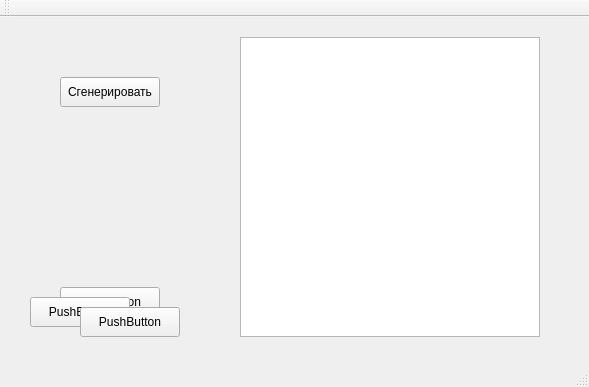
<?xml version="1.0" encoding="UTF-8"?>
<ui version="4.0">
 <class>MainWindow</class>
 <widget class="QMainWindow" name="MainWindow">
  <property name="geometry">
   <rect>
    <x>0</x>
    <y>0</y>
    <width>589</width>
    <height>387</height>
   </rect>
  </property>
  <property name="windowTitle">
   <string>FakePerson</string>
  </property>
  <widget class="QWidget" name="centralWidget">
   <widget class="QTextBrowser" name="textBrowser">
    <property name="geometry">
     <rect>
      <x>240</x>
      <y>20</y>
      <width>300</width>
      <height>300</height>
     </rect>
    </property>
   </widget>
   <widget class="QPushButton" name="pushButton">
    <property name="geometry">
     <rect>
      <x>60</x>
      <y>60</y>
      <width>100</width>
      <height>30</height>
     </rect>
    </property>
    <property name="text">
     <string>Сгенерировать</string>
    </property>
   </widget>
   <widget class="QPushButton" name="pushButton_2">
    <property name="geometry">
     <rect>
      <x>60</x>
      <y>270</y>
      <width>100</width>
      <height>30</height>
     </rect>
    </property>
    <property name="text">
     <string>PushButton</string>
    </property>
   </widget>
   <widget class="QPushButton" name="pushButton_3">
    <property name="geometry">
     <rect>
      <x>30</x>
      <y>280</y>
      <width>100</width>
      <height>30</height>
     </rect>
    </property>
    <property name="text">
     <string>PushButton</string>
    </property>
   </widget>
   <widget class="QPushButton" name="pushButton_4">
    <property name="geometry">
     <rect>
      <x>80</x>
      <y>290</y>
      <width>100</width>
      <height>30</height>
     </rect>
    </property>
    <property name="text">
     <string>PushButton</string>
    </property>
   </widget>
  </widget>
  <widget class="QMenuBar" name="menuBar">
   <property name="geometry">
    <rect>
     <x>0</x>
     <y>0</y>
     <width>589</width>
     <height>21</height>
    </rect>
   </property>
  </widget>
  <widget class="QToolBar" name="mainToolBar">
   <attribute name="toolBarArea">
    <enum>TopToolBarArea</enum>
   </attribute>
   <attribute name="toolBarBreak">
    <bool>false</bool>
   </attribute>
  </widget>
  <widget class="QStatusBar" name="statusBar"/>
 </widget>
 <layoutdefault spacing="6" margin="11"/>
 <resources/>
 <connections/>
</ui>
